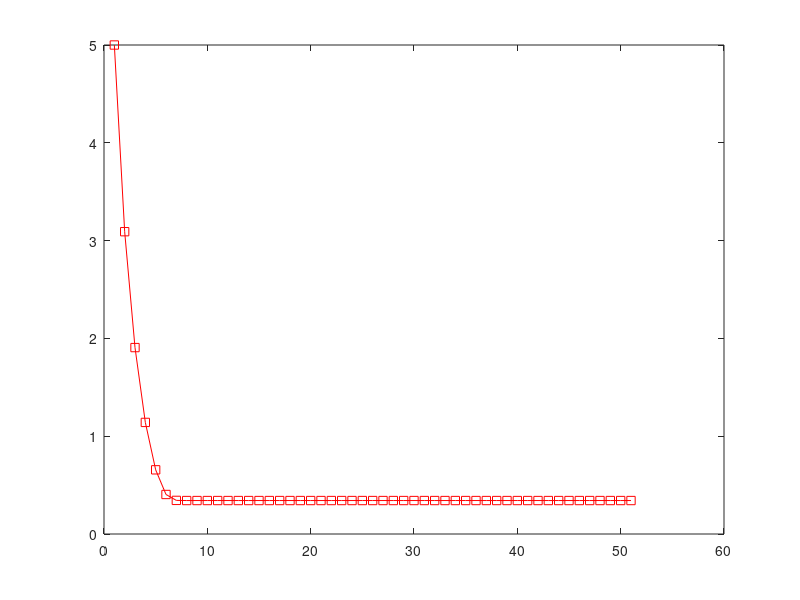

This figure's MATLAB source: (Note: this script raises an error after producing the figure.)

N = 50;
X = zeros(2,N);

X(:,1) = [5,5];

for i = 1:N
    xk = X(1,i);
    yk = X(2,i);

    J = [2*xk + 2, -2*yk; 2*xk*yk, xk^2 + 1];
    F = [xk^2 - yk^2 + 2*xk, xk^2*yk + yk - 1]';
    
    X(:,i+1) = X(:,i) - J\F;
end

x_converged = X(1,end);
y_converged = X(2,end);

e = sqrt(X(1,:).^2 + X(2,:).^2);

figure();
plot(X(1,:), "-sr"); hold on
yline(x_converged, 'b');
plot(X(2,:),'-sk');
yline(y_converged, 'b');
xlabel('k');
ylabel('X_k');
title('First root');
legend('x_k',['s_x = ',num2str(x_converged)],'y_k',['s_y = ',num2str(y_converged)]);
set(gcf,'PaperSize',[10 10]);
print(gcf,'convergence_FX_1st_root', '-dpdf', '-r300', '-bestfit');